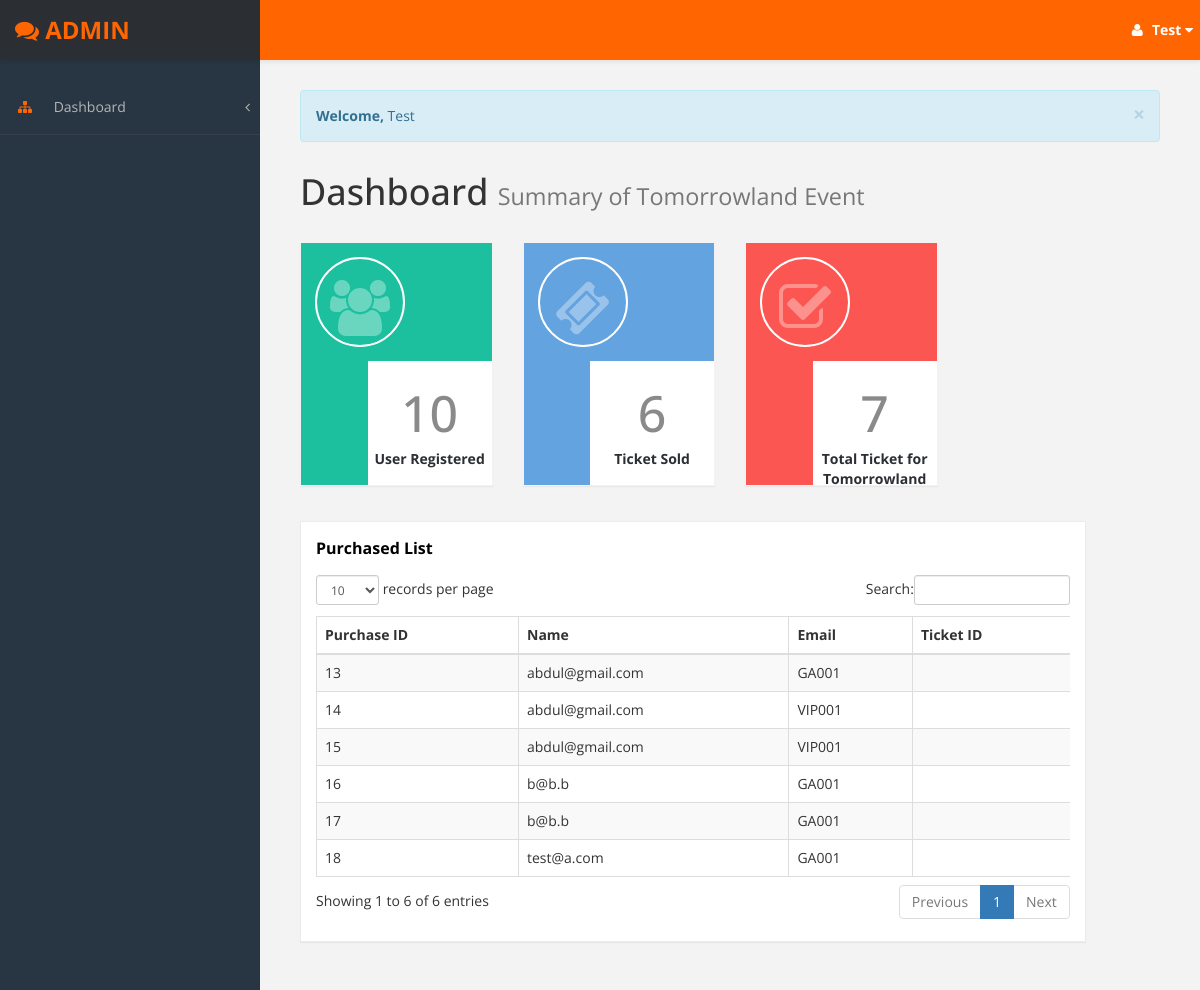
The page /admin.php?welcome= (signed in) on the database as committed earlier.
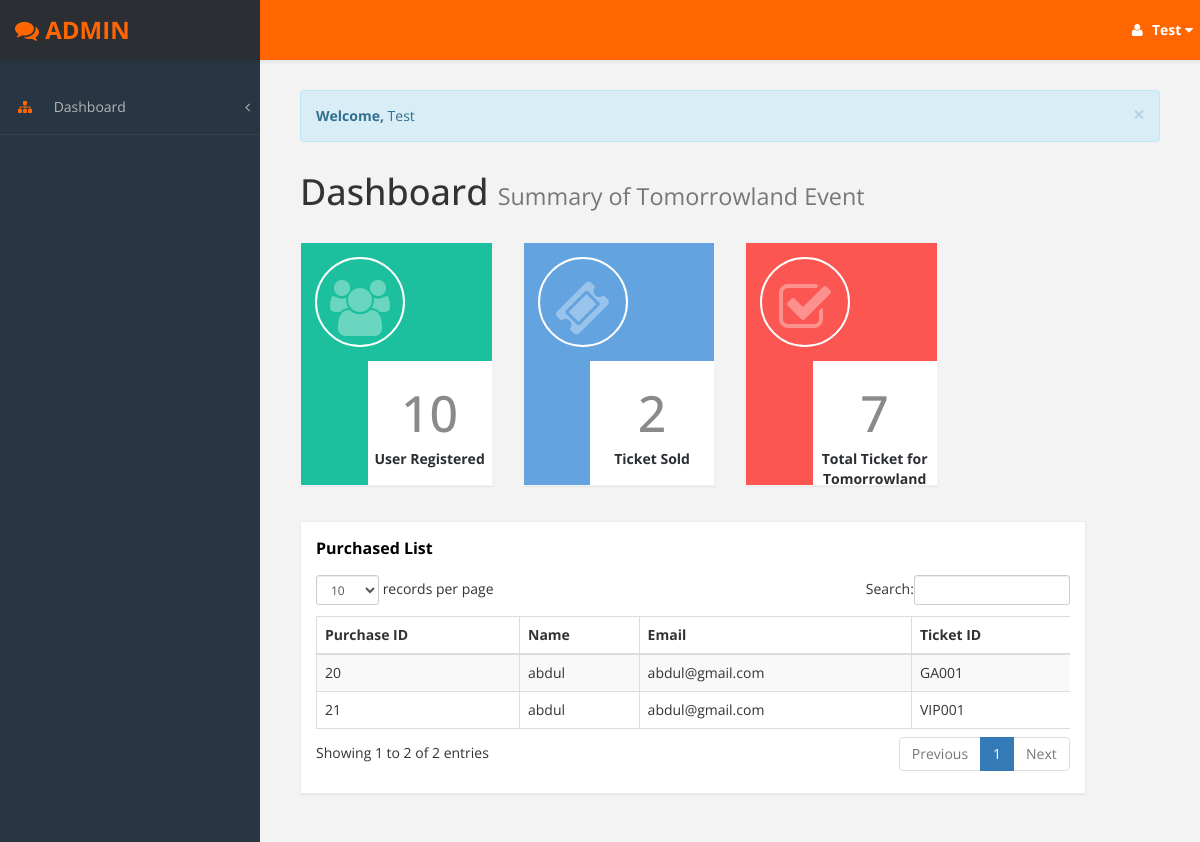
The same page on the database as committed later.
### tables this page shows
CREATE TABLE `user_ticket` (
  `purchase_id` int(10) NOT NULL,
  `fname` varchar(100) NOT NULL,
  `email` varchar(100) NOT NULL,
  `ticket_id` varchar(100) NOT NULL
);

### admin.php (the view, shortened to what this page needs)
 <?php
if(isset($_SESSION['email']))
{
 $con=mysqli_connect("localhost","root","","eventwp") or die("cannot connect to the server.".mysqli_error($con));
$sql="SELECT COUNT(usertype) as total FROM user WHERE usertype='User'";
$result=mysqli_query($con,$sql) or die("cannot execute sql");
$total = 0;
while ($row = mysqli_fetch_array($result, MYSQLI_BOTH)) {
    $total = $row['total'];
}
$sql_ticket="SELECT * FROM user_ticket";
$result_ticket=mysqli_query($con,$sql_ticket) or die("cannot execute sql");
$total_ticket=mysqli_num_rows($result_ticket);
$sql_qty="SELECT SUM(ticket_qty) as sum_qty FROM ticket";
$result_qty=mysqli_query($con,$sql_qty) or die("cannot execute sql");
$total_qty = 0;
while ($row_qty = mysqli_fetch_array($result_qty, MYSQLI_BOTH)) {
    $total_qty = $row_qty['sum_qty'];
}
?>
<!DOCTYPE html>
<html>
<head>
    <link href="assets/css/bootstrap.css" rel="stylesheet" />
    <link href="assets/css/font-awesome.css" rel="stylesheet" />
    <link href="assets/js/morris/morris-0.4.3.min.css" rel="stylesheet" />
    <link href="assets/css/custom-styles.css" rel="stylesheet" />
    <link href="assets/js/dataTables/dataTables.bootstrap.css" rel="stylesheet" />
</head>
<body>
    <div id="wrapper">
        <nav class="navbar navbar-default top-navbar" role="navigation">
            <div class="navbar-header">
                <a class="navbar-brand" href="admin.php"> <strong><i class="fa fa-comments"></i> ADMIN </strong></a>
            </div>
            <ul class="nav navbar-top-links navbar-right">
                <li class="dropdown">
                    <a class="dropdown-toggle" data-toggle="dropdown" href="#" aria-expanded="false">
                        <i class="fa fa-user fa-fw"></i><b>   <?php echo $_SESSION['fname']?></b>   <i class="fa fa-caret-down"></i>
                    </a>
                </li>
            </ul>
        </nav>
        <nav class="navbar-default navbar-side" role="navigation">
            <div class="sidebar-collapse">
                <ul class="nav" id="main-menu">
                    <li>
                        <a href="#"><i class="fa fa-sitemap"></i> Dashboard<span class="fa arrow"></span></a>
                    </li>
                </ul>
            </div>
        </nav>
        <div id="page-wrapper">
            <div id="page-inner">
<?php
                    if(isset($_GET['welcome']))
                      {
                        ?>
                        <div class="alert alert-info alert-dismissable fade in">
                        <a href="#" class="close" data-dismiss="alert" area-label="close">&times;</a>
                        <strong>Welcome,</strong> <?php echo $_SESSION['fname']?>
                        </div>
                        <?php
                      }
                      ?>
                <div class="row">
                    <div class="col-md-12">
                        <h1 class="page-header">
                            Dashboard <small>Summary of Tomorrowland Event</small>
                        </h1>
                    </div>
                </div>
                <div class="row">
                    <div class="col-md-3 col-sm-12 col-xs-12">
                        <div class="panel panel-primary text-center no-boder bg-color-green green">
                            <div class="panel-left pull-left green">
                                <i class="fa fa-users fa-5x"></i>
                            </div>
                            <div class="panel-right pull-right">
								<h3><?php echo "$total"?></h3>
                               <strong> User Registered </strong>
                            </div>
                        </div>
                    </div>
                    <div class="col-md-3 col-sm-12 col-xs-12">
                        <div class="panel panel-primary text-center no-boder bg-color-blue blue">
                              <div class="panel-left pull-left blue">
                                <i class="fa fa-ticket fa-5x"></i>
								</div>
                            <div class="panel-right pull-right">
							<h3><?php echo "$total_ticket"?></h3>
                               <strong> Ticket Sold</strong>
                            </div>
                        </div>
                    </div>
                    <div class="col-md-3 col-sm-12 col-xs-12">
                        <div class="panel panel-primary text-center no-boder bg-color-red red">
                            <div class="panel-left pull-left red">
                                <i class="fa fa-check-square-o fa-5x"></i>
                            </div>
                            <div class="panel-right pull-right">
							 <h3><?php echo "$total_qty" ?></h3>
                               <strong> Total Ticket for Tomorrowland</strong>
                            </div>
                        </div>
                    </div>
                </div>
                <div class="row">
                <div class="col-md-11 col-sm-12 col-xs-12">
                    <div class="panel panel-default">
                        <div class="panel-heading">
                             Purchased List
                        </div>
                        <div class="panel-body">
                            <div class="table-responsive">
                                <table class="table table-striped table-bordered table-hover" id="dataTables-example">
                                    <thead>
                                        <tr>
                                            <th>Purchase ID</th>
                                            <th>Name</th>
                                            <th>Email</th>
                                            <th>Ticket ID</th>
                                        </tr>
                                    </thead>
                                    <tbody>
                                      <?php
                                        $con=mysqli_connect("localhost","root","","eventwp") or die("cannot connect to the server.".mysqli_error($con));
                                        $sql="SELECT * FROM user_ticket";
                                        $result=mysqli_query($con,$sql) or die("cannot execute sql");
                                        while($data=mysqli_fetch_array($result,MYSQLI_BOTH))
                                        {
                                        $purchaseid=$data[0];
                                        $fname=$data[1];
                                        $email=$data[2];
                                        $ticketid=$data[3];
                                  ?>
                                        <tr class="odd gradeX">
                                        <form method="POST" action="updateuserticket.php">
                                            <td><?php echo "$purchaseid"?>
                                            </td>
                                            <td><?php echo "$fname"?>
                                          </td>
                                            <td><?php echo "$email"?>
                                            </td>
                                             <td><?php echo "$ticketid"?>
                                             </td>
                                        </form>
                                        </tr>
                                       <?php }
                                    ?>
                                    </tbody>
                                </table>
                            </div>
                        </div>
                    </div>
                </div>
            </div>
            </div>
        </div>
    </div>
<?php
}
else
{
 echo "No session exist or session is expired. Please log in again";
 header("refresh:2.0; url:../signin.php");
}
 exit();
?>

### assets/css/custom-styles.css (style rules this page uses)
body { font-family: 'Open Sans', sans-serif; background-color: #283643; }
#wrapper { width: 100%; background: #283643; }
#page-wrapper { padding: 15px 15px; min-height: 600px; background: #f3f3f3; }
#page-inner { width:100%; margin:10px 20px 10px 0px; background-color:transparent; padding:10px; min-height:1200px; }
.text-center { text-align:center; }
.no-boder { border:1px solid #f3f3f3; }
h1, .h1, h2, .h2, h3, .h3 { margin-top: 7px; margin-bottom: -5px; }
.panel { border-radius:0px; }
.navbar-side .nav > li > a > i { color: #ff6601; padding: 8px; width: 30px; text-align: center; }
.top-navbar { position: fixed; width: 100%; z-index: 300; -webkit-box-shadow: 0 3px 3px rgba(0, 0, 0, 0.05); -moz-box-shadow: 0 3px 3px rgba(0, 0, 0, 0.05); box-shadow: 0 3px 3px rgba(0, 0, 0, 0.05); }
.navbar-side { z-index: 1; position: fixed; width: 260px; top: 80px; }
#page-wrapper { position: relative; top: 55px; }
.page-header { padding-bottom: 9px; margin: 10px 0 20px; border-bottom: 1px solid transparent; }
.panel-left { width: 90px;height: 90px; background: #fff; border: 2px solid white; border-radius: 100%; overflow: hidden; margin: 14px; }
.panel-left .fa-5x { font-size: 4em; color: rgba(255, 255, 255, 0.35); padding: 22px 0;margin-bottom:30px; }
.panel-right { width: 65%; height: 124px; background: transparent; margin-bottom: 0; color: #2B2E33; background-color: #fff; }
.panel-right h3 { font-size: 50px; padding: 18px 10px 13px; color: #8A8A8A; }
.panel-default { border-color: #ECECEC; }
.panel-default > .panel-heading { color: #000; border-color: #FFF; font-weight:bold; background: #FFFFFF; font-size: 16px; }
.panel-heading { padding: 15px 15px 0px; border-bottom: 1px solid transparent; border-top-left-radius: 3px; border-top-right-radius: 3px; }
.panel-primary { display:inline-block; margin-bottom: 30px; width:100%; }
.green { background-color: #1CC09F; color: #fff; }
.blue { background-color: #63A3DF; color: #fff }
.red { background-color: #FB5651; color:#fff; }
.top-navbar { margin:0px; }
.top-navbar .navbar-brand { color: #fff; width: 260px; text-align: left; height: 60px; font-size: 24px; font-weight: 700; text-transform: uppercase; line-height: 30px; background: #283643; }
.top-navbar .nav > li { position: relative; display: inline-block; margin: 0px; padding: 0px; }
.top-navbar .nav > li > a { position: relative; display: block; padding: 20px; color: #FFFFFF; margin: 0px; }
.arrow { float: right; margin-top: 8px; }
.fa.arrow:before { content: "\f104"; }
.sidebar-collapse , .sidebar-collapse .nav { background:none; }
.sidebar-collapse .nav { padding:0; }
.sidebar-collapse .nav > li > a { color: #B5B5B5; background:transparent; text-shadow:none; }
.sidebar-collapse > .nav > li > a { padding: 12px 10px; }
.sidebar-collapse > .nav > li { border-bottom: 1px solid rgba(107, 108, 109, 0.19); }
.navbar-side { border:none; background-color: rgb(40, 54, 67); }
.top-navbar { background: #ff6601; border-bottom:none; }
.top-navbar .nav > li > a > i { margin-right: 2px; }
.navbar-default { border:0px solid black; }
.navbar-header { background: transparent; }
.nav > li > a > i { margin-right:10px; color: #FFF; }
@media (min-width:768px) { #page-wrapper { margin: 0 0 0 260px; padding: 15px 30px; min-height: 1200px; } }
@media (min-width:768px) { .navbar-side { z-index: 1; width: 260px; } }
@media (min-width:768px) { .navbar { border-radius: 0px; } }

Rows that differ between the two databases and show on the page:
removed user_ticket: purchase_id "13", email "abdul@gmail.com", ticket "GA001"
removed user_ticket: purchase_id "14", email "abdul@gmail.com", ticket "VIP001"
removed user_ticket: purchase_id "15", email "abdul@gmail.com", ticket "VIP001"
removed user_ticket: purchase_id "16", email "b@b.b", ticket "GA001"
removed user_ticket: purchase_id "17", email "b@b.b", ticket "GA001"
removed user_ticket: purchase_id "18", email "test@a.com", ticket "GA001"
added user_ticket: purchase_id "20", fname "abdul", email "abdul@gmail.com", ticket "GA001"
added user_ticket: purchase_id "21", fname "abdul", email "abdul@gmail.com", ticket "VIP001"
Other text that changed with them:
$total_ticket: "6" → "2"
text written by a page script: "records per page Search: Showing 1 to 6 of 6 entries Previous 1 Next" → "records per page Search: Showing 1 to 2 of 2 entries Previous 1 Next"
